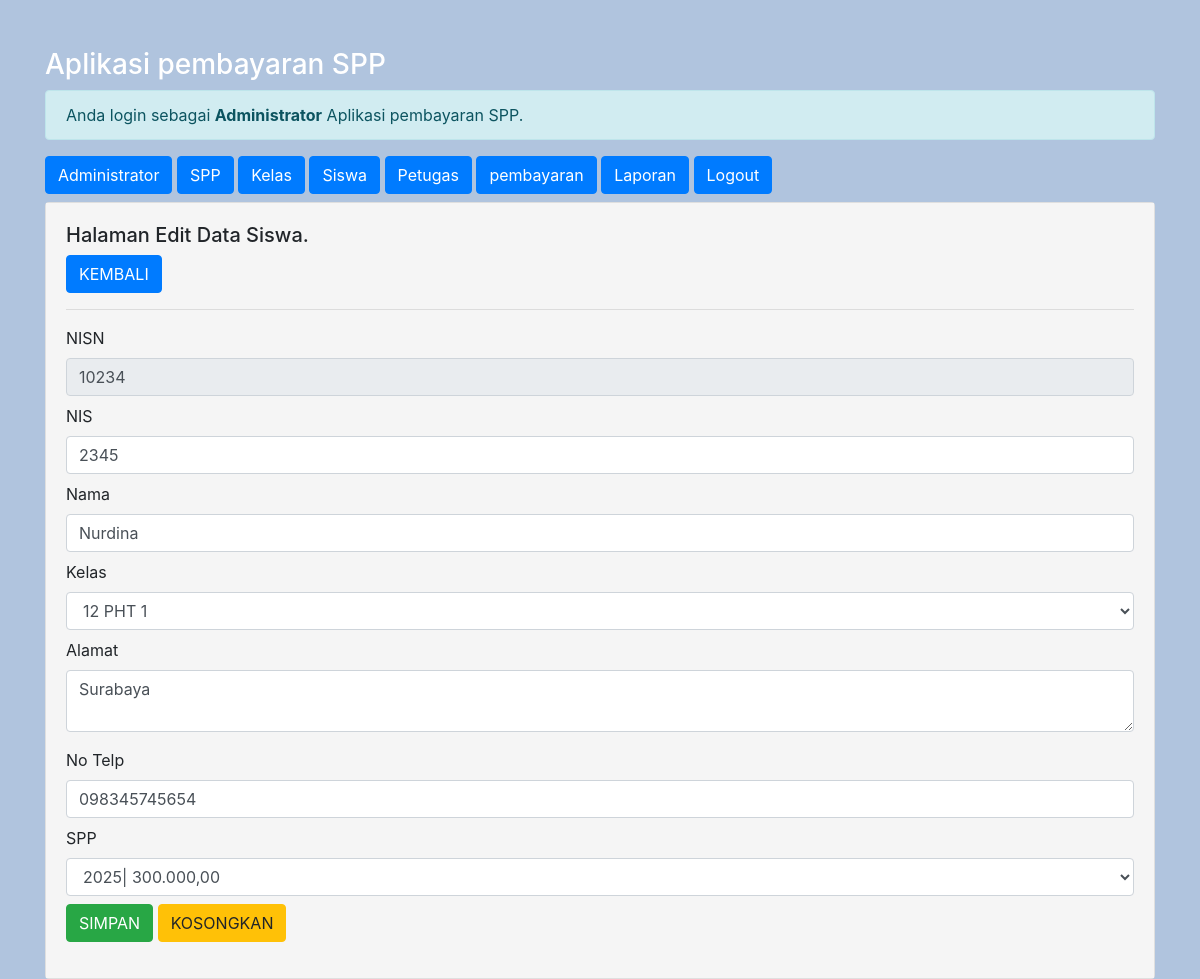
The app's page /admin/admin.php?url=edit-siswa&nisn=10234 (signed in) with its own data.
### tables this page shows
CREATE TABLE `siswa` (
  `nisn` char(10) NOT NULL,
  `nis` char(8) NOT NULL,
  `nama` varchar(35) NOT NULL,
  `id_kelas` int(11) NOT NULL,
  `alamat` text NOT NULL,
  `no_telp` varchar(13) NOT NULL,
  `id_spp` int(11) NOT NULL
);

CREATE TABLE `kelas` (
  `id_kelas` int(11) NOT NULL,
  `nama_kelas` varchar(10) NOT NULL,
  `kompetensi_keahlian` varchar(50) NOT NULL
);

CREATE TABLE `spp` (
  `id_spp` int(11) NOT NULL,
  `tahun` int(11) NOT NULL,
  `nominal` int(11) NOT NULL
);

### admin/edit-siswa.php (the view, shortened to what this page needs)
<?php
$nisn= $_GET['nisn'];
include'../koneksi.php';
$sql ="SELECT*FROM siswa, spp, kelas WHERE siswa.id_kelas=kelas.id_kelas AND nisn= '$nisn'";
	$query = mysqli_query($koneksi, $sql);
	$data = mysqli_fetch_array($query);
 ?>
<h5>Halaman Edit Data Siswa.</h5>
<a href="?url=siswa" class="btn btn-primary"> KEMBALI </a>
<hr>
<form method="post" action="?url=proses-edit-siswa&nisn=<?= $nisn; ?>">
	<div class="from-group mb-2">
		<label>NISN</label>
		<input value="<?= $data['nisn']; ?>" readonly type="number" name="nisn"  class="form-control" required>
	</div>
	<div class="from-group mb-2">
		<label>NIS</label>
		<input value="<?= $data['nis']; ?>" type="number" name="nis" class="form-control" required>
	</div>
	<div class="from-group mb-2">
		<label>Nama</label>
		<input value="<?= $data['nama']; ?>" type="text" name="nama"  class="form-control" required>
	</div>
	<div class="from-group mb-2">
		<label>Kelas</label>
		<select name="id_kelas" class="form-control" required>
			<option value="<?= $data['id_kelas'] ?>"><?=$data['nama_kelas']; ?></option>
		</select>
	</div>
	<div class="form-group">
		<label>Alamat</label>
		<textarea name="alamat" class="form-control" required><?= $data['alamat']; ?></textarea>
	</div>
	<div class="from-group mb-2">
		<label>No Telp</label>
		<input value="<?= $data['no_telp']; ?>" type="number" name="no_telp"  class="form-control" required>
	</div>
	<div class="from-group mb-2">
		<label>SPP</label>
		<select name="id_spp" class="form-control" required>
			<option value="<?= $data['id_spp']; ?>"><?= $data['tahun']; ?>| <?= number_format($data['nominal'],2,',','.'); ?></option>
		</select>
	</div>
	<div class="form-group">
		<button type="submit" class="btn btn-success"> SIMPAN </button>
		<button type="reset" class="btn btn-warning"> KOSONGKAN </button>
	</div>
</form>

### records on screen
siswa: nisn "10234", nis "2345", nama "Nurdina", alamat "Surabaya", no_telp "098345745654"
kelas: id_kelas "12 PHT 1"
spp: id_spp "2025| 300.000,00"
